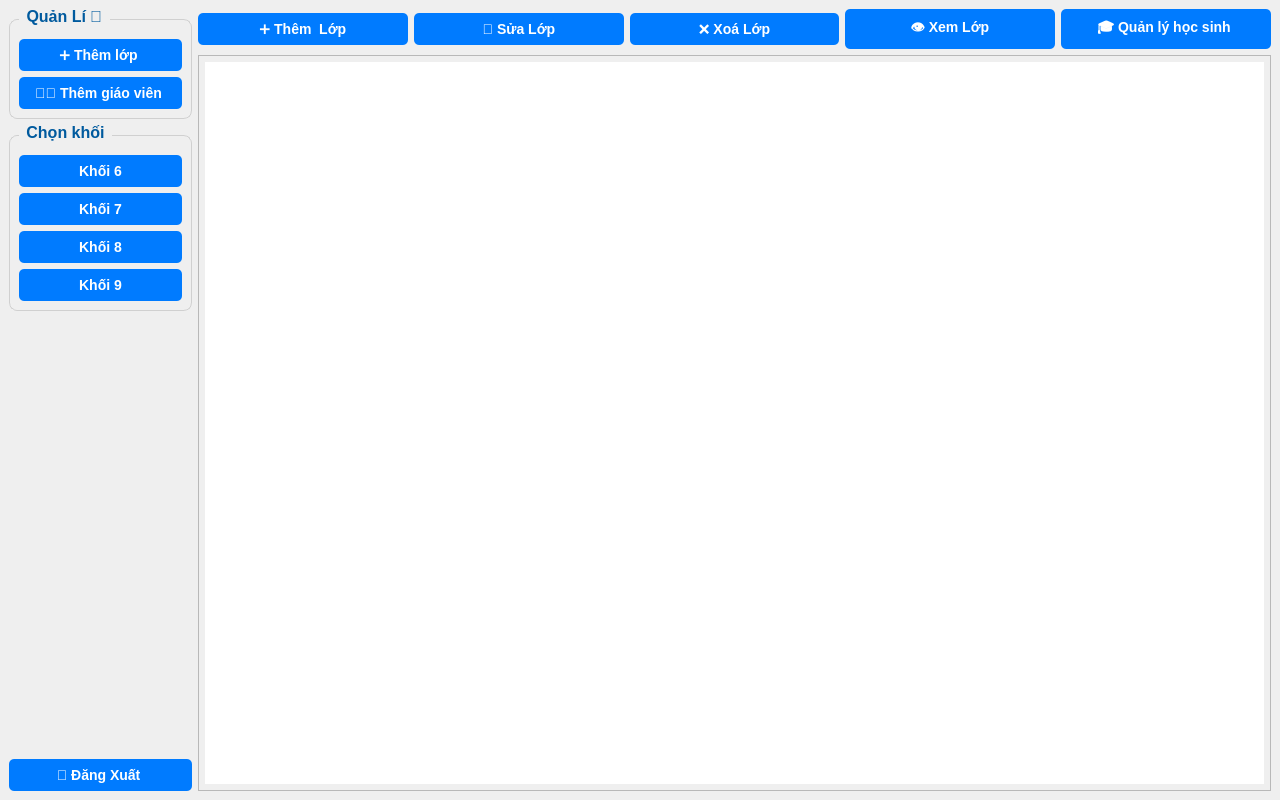
<?xml version="1.0" encoding="UTF-8"?>
<ui version="4.0">
 <class>AdminAddClassWindow</class>
 <widget class="QMainWindow" name="AdminAddClassWindow">
  <property name="geometry">
   <rect>
    <x>0</x>
    <y>0</y>
    <width>1280</width>
    <height>800</height>
   </rect>
  </property>
  <property name="windowTitle">
   <string>Admin - Thêm lớp</string>
  </property>
  <property name="styleSheet">
   <string notr="true">
QWidget {
    font-family: 'Segoe UI', Arial, sans-serif;
    font-size: 14px;
}
QGroupBox {
    font-size: 16px;
    font-weight: bold;
    border: 1px solid #D0D0D0;
    border-radius: 8px;
    margin-top: 10px;
    padding-top: 10px; /* khoảng cách giữa title và các nội dung bên trong */
}
QGroupBox::title {
    subcontrol-origin: margin;
    subcontrol-position: top left;
    padding: 0 5px;
    margin-top: -5px; /* kéo title lên */
    left: 10px;
    color: #005A9E;
}
QPushButton {
    background-color: #007BFF;
    color: white;
    font-weight: bold;
    border: none;
    border-radius: 5px;
    padding: 8px 16px;
}
QPushButton:hover {
    background-color: #0056b3;
}
   </string>
  </property>
  <widget class="QWidget" name="centralwidget">
   <layout class="QHBoxLayout" name="mainLayout">
    <item>
     <layout class="QVBoxLayout" name="sidebarLayout">
      <item>
       <widget class="QGroupBox" name="groupBoxManage">
        <property name="title">
         <string>Quản Lí 🏫</string>
        </property>
        <layout class="QVBoxLayout" name="layoutManage">
         <item>
          <widget class="QPushButton" name="btnAddClass">
           <property name="text">
            <string>➕ Thêm lớp	</string>
           </property>
          </widget>
         </item>
         <item>
          <widget class="QPushButton" name="btnAddTeacher">
           <property name="text">
            <string>👨‍🏫 Thêm giáo viên	</string>
           </property>
          </widget>
         </item>
        </layout>
       </widget>
      </item>
      <item>
       <widget class="QGroupBox" name="groupBoxKhoi">
        <property name="title">
         <string>Chọn khối</string>
        </property>
        <layout class="QVBoxLayout" name="layoutKhoi">
         <item>
          <widget class="QPushButton" name="btnKhoi6">
           <property name="text">
            <string>Khối 6</string>
           </property>
          </widget>
         </item>
         <item>
          <widget class="QPushButton" name="btnKhoi7">
           <property name="text">
            <string>Khối 7</string>
           </property>
          </widget>
         </item>
         <item>
          <widget class="QPushButton" name="btnKhoi8">
           <property name="text">
            <string>Khối 8</string>
           </property>
          </widget>
         </item>
         <item>
          <widget class="QPushButton" name="btnKhoi9">
           <property name="text">
            <string>Khối 9</string>
           </property>
          </widget>
         </item>
        </layout>
       </widget>
      </item>
      <item>
       <spacer name="verticalSpacer">
        <property name="orientation">
         <enum>Qt::Vertical</enum>
        </property>
        <property name="sizeHint" stdset="0">
         <size>
          <width>0</width>
          <height>0</height>
         </size>
        </property>
       </spacer>
      </item>
      <item>
       <widget class="QPushButton" name="btnLogout">
        <property name="text">
         <string>🚪 Đăng Xuất	</string>
        </property>
       </widget>
      </item>
     </layout>
    </item>
    <item>
     <layout class="QVBoxLayout" name="contentLayout">
      <item>
       <layout class="QHBoxLayout" name="toolbarLayout">
        <item>
         <widget class="QPushButton" name="btnAdd">
          <property name="text">
           <string>➕ Thêm	 Lớp</string>
          </property>
         </widget>
        </item>
        <item>
         <widget class="QPushButton" name="btnEdit">
          <property name="text">
           <string>📝 Sửa	Lớp</string>
          </property>
         </widget>
        </item>
        <item>
         <widget class="QPushButton" name="btnRemove">
          <property name="text">
           <string>❌ Xoá	Lớp</string>
          </property>
         </widget>
        </item>
        <item>
         <widget class="QPushButton" name="btnView">
          <property name="text">
           <string>👁 Xem	Lớp</string>
          </property>
         </widget>
        </item>
        <item>
         <widget class="QPushButton" name="btnManagerStudent">
          <property name="text">
           <string>🎓 Quản lý học sinh	</string>
          </property>
         </widget>
        </item>
       </layout>
      </item>
      <item>
       <widget class="QStackedWidget" name="stackedWidget">
        <property name="styleSheet">
         <string notr="true">QListWidget {
    font-size: 16px;
    padding: 6px;
    spacing: 6px; /* khoảng cách giữa các item */
}

QListWidget::item {
    padding: 10px 12px;
    margin: 6px;
    border: 1px solid #3a3a3a;
    border-radius: 6px;
    background-color: #1e1e1e;
    color: white;
}

QListWidget::item:selected {
    background-color: #007BFF;
    color: white;
    font-weight: bold;
}
</string>
        </property>
        <widget class="QListWidget" name="listWidget_Khoi6"/>
        <widget class="QListWidget" name="listWidget_Khoi7"/>
        <widget class="QListWidget" name="listWidget_Khoi8"/>
        <widget class="QListWidget" name="listWidget_Khoi9"/>
       </widget>
      </item>
     </layout>
    </item>
   </layout>
  </widget>
 </widget>
 <resources/>
 <connections/>
</ui>
